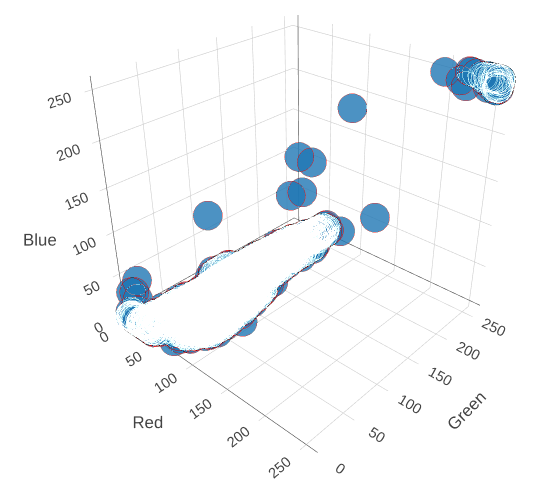
#> input picture archive/3d_map.png, 1100 x 996 px, given as the content of the folder Images/test, which was not available (shown at 1/2 size)
$ jupyter execute --allow-errors 'Resolution Expirement.ipynb'   (older library calls are emulated)   (text cells are left out)
#> lines starting #> are read from the running program, lines starting #| are printed output that depends on the picture; pictures that were not available may be replaced by others from this repository, and a replacement may not be noted
### functions.py
import os, re
import numpy as np
import pandas as pd
import cv2
from PIL import Image
from sklearn.cluster import KMeans
import matplotlib.pyplot as plt
import pylab


basepath = "Images"
# basepath = "/home/khalana/GitRepos/Capstone_local/Images"

# [77 lines left out: functions get_data_from_filenames, load_images, polar_coord, cartesian_coord, not called in this run]


def threshold_image(img,threshold_val=50):
    """
    only keeps pixel values over "threshold_val". This helps tremendously in finding the wrinkles, and allows us to choose smaller n_cluster
    """
    timg = np.asarray(img)
    thresh = timg > threshold_val
    out = thresh * timg
    img = Image.fromarray(out)
    return img


## Newest version of get_classes function. This function takes as input an image, computes kmeans and outputs the labels and the image 'colored' by the classes.
def get_classes(img, resize=128, n_clusters=6, movie=False,threshold_val=100):

    """
    img: initial image

    returns: the labels of the pixels and the image colored by the classes
    """
    # convert into image if is array
    try:
        img = Image.fromarray(img, 'RGB')
    except:
        pass

    # keeps pixels above threshold
    img = threshold_image(img, threshold_val)

    # Resize
    if not movie:
        size=(resize, resize)
        img_resize       = img.resize(size, Image.ANTIALIAS)#resize
        img_array_resize = np.asarray(img_resize)
    else:
        reduce_factor    = 4
        size             = tuple(np.divide(img.shape[:2], reduce_factor).astype(int)) + (3,)
        img_array_resize = np.resize(img, size)


    # Reshape
    w,h,d = tuple(img_array_resize.shape)
    X     = np.reshape(img_array_resize, (w*h,d))

    # [17 lines of commented-out code are left out]
    y_axis = np.array([])
    for i in np.arange(resize):
        y_axis = np.append(y_axis, np.arange(resize))

    y_axis          = np.reshape(y_axis, (resize**2, 1))
    x_axis          = np.reshape(np.repeat(np.arange(resize), resize), (resize**2, 1))
    radial_distance = np.sqrt(np.abs(x_axis - (resize / 2))**2 + np.abs(y_axis - (resize / 2))**2)
    X               = np.append(X, radial_distance, axis=1)

    # Remove blue and green
#     X = X[:,[0, 3, 4, 5]]
#     X = X[:,3:]


    # Fit model
#     km    = KMeans(n_clusters=n_clusters, random_state=0).fit(X)
#     km = AgglomerativeClustering(n_clusters=n_clusters).fit(X)

    # Determine labels and classes
    img_array = np.asarray(img)
    w,h,d     = tuple(img_array.shape)
    labels    = [((X[:,0] > 100) * 1) & np.abs((1 - (X[:,1] / X[:,2])) < 0.75)
                & (X[:,1] < 80) & (X[:,2] < 80) & ((X[:,0]/ (X[:,1] + X[:,2])) > 1.0)] #km.labels_ #km.predict(np.reshape(img_array, (w*h, d)))el
    classes   = np.reshape(labels, size)
    classes   = np.multiply(classes, 255.0 / np.max(classes)) # Normalize

    return(labels,classes)


# This function is depracated and should not be used.
# [52 lines left out: function get_classes_old, not called in this run]


# This function takes an image as input and outputs the image 'colored' by the wrinkle class.
def get_wrinkle_class(img, resize=128,n_clusters=6, threshold_val=100):
	labels    = get_classes(img, resize=resize, n_clusters=n_clusters, movie=False, threshold_val=threshold_val)[0]
	img_array = np.asarray(img)
	img_array = img_array[:,:,:3]
	w,h,d     = tuple(img_array.shape)
	X         = np.reshape(img_array, (w*h,d))
	df        = pd.DataFrame(X, columns=['red', 'green', 'blue'])
	df_mean   = df.astype('int').groupby(labels).mean()

	# Find most red class
# 	df_mean['red_diff'] = (np.divide(df_mean['red'], df_mean['green']) +
# 	                       np.divide(df_mean['red'], df_mean['blue'])) / 2.0
	df_mean['red_diff'] = df_mean['red'] - df_mean['green'] - df_mean['blue']
	wrinkle_id     = np.argmax(df_mean['red_diff'])

# 	df_mean['most_red'] = (np.abs(df_mean['red'] - 90) +  np.abs(df_mean['red'] - 50) + np.abs(df_mean['blue'] - 50))
# 	wrinkle_id          = np.argmin(df_mean['most_red'])
	wrinkle_labels      = [1 if i == wrinkle_id else 0 for i in labels]

	# Plot
	wrinkle_classes     = np.reshape(wrinkle_labels, img_array.shape[:2])
	wrinkle_classes     = np.multiply(wrinkle_classes, 255.0/np.max(wrinkle_classes))

	return(wrinkle_labels,wrinkle_classes)


# [32 lines left out: functions detect_lines, plot_wrinkle_class, not called in this run]


def perc_wrinkled(img):
    wrinkle_labels,wrinkle_classes=get_wrinkle_class(img)
    return round(100*sum(np.array(wrinkle_labels)==1)/len(wrinkle_labels),2)


# [27 lines left out: function detect_lines_cy, not called in this run]

### archive/Resolution Expirement.ipynb
[cell 1]
# Additional python packages
import os, urllib, io, math
import numpy as np
import pandas as pd
import matplotlib.pyplot as plt
import matplotlib.image as mpimg
from PIL import Image
import cv2
from plotly.offline import download_plotlyjs, init_notebook_mode, plot, iplot
import plotly.graph_objs as go
from sklearn.cluster import KMeans, AgglomerativeClustering, DBSCAN, SpectralClustering
#> (the rest of this cell did not finish here and is left out)

[cell 2]
def load_images(file_list_or_directory,size=(1000,1000)):
    """
    file_list_or_directory:: (string, list, pd.core.series)::
                            you can give a list of full filepaths (using 'filepath' column from get data function dataframe)
                            OR a string to specify diectory
    returns: array of image arrays
    """
#> called with file_list_or_directory = 'Images/test', size = (1000, 1000)
    images = []

    if type(file_list_or_directory) == str:
        for root, dirs, files in os.walk(file_list_or_directory, topdown=True):
            for name in files:
                mypath = os.path.join(root,name)
                img = Image.open(mypath)
#> img is the input picture: PIL image 1100x996 RGB; mean R, G, B 246.7, 248.6, 250.2
                img = img.resize(size)
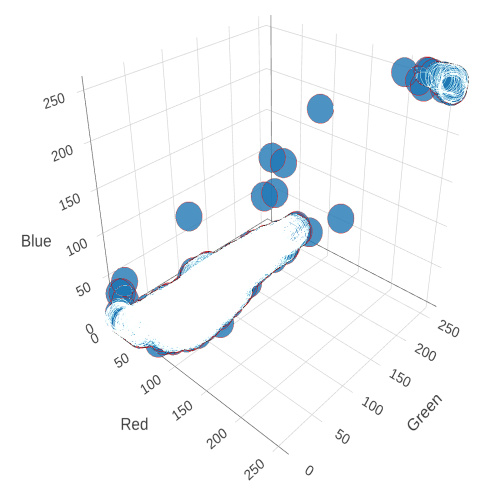
#> img: PIL image 1000x1000 RGB (shown at 1/2 size); mean R, G, B 246.6, 248.5, 250.1
#                 arr = np.array(img).astype('uint8')
                images.append(img)
    else:
        for file in file_list_or_directory:
            img = Image.open(file)
            img = img.resize(size)
#             arr = np.array(img).astype('uint8')
            images.append(img)
    return images

def get_data_from_filenames(basepath):
    """
    uses file structure and filename to extract relevant information.
    basepath:: the relative directory to scan for images. basepath must contain a (sub-)directory called 'Images'
    returns: dataframe containing information from filenames
    """
    full_data = []
    for root, dirs, files in os.walk(basepath, topdown=True):
        for name in files:
            data = name.split(".")[0]
            data = data.split("_")
            method = root.split("/")[root.split("/").index("Images") + 1]
            data.insert(0,method)            #add method from directory name to data
            if method == 'Scanner':
                if len(data) < 5:            # make all data consistent length
                    data.append("-")
                if data[4].isdigit():
                    data.insert(4,"-")       # some filenames include background color (W or B). This accounts for missing values.
                if len(data) == 5:
                    data.append('0')         # some filepaths have "_1" or "_2" at the end. This adds "0" for missing values.
            data[3] = int(data[3][1])

            if method == 'Keyence':          # images in Keyence directory had simpler format. Adding NAs for data consistency,
                data.append("NA")
                data.append("NA")

            data.append(os.path.join(root,name))
            full_data.append(data)
    return pd.DataFrame(full_data,columns=['method','genotype','resolution','day','background_color','img_num??','filepath'])

[cell 3]
images = load_images('Images/test')
#> images = 1 item
#> (the rest of this cell did not finish here and is left out)


[cell 4]
f_images = []
#> (the rest of this cell did not finish here and is left out)

[cell 5]
predictions = []
for img in f_images:
    if count_spokes(img) > 0:
        predictions.append('phz')
    else:
        predictions.append('WT')
#> after the loop, predictions = []


$ run again, on archive/wrinkle_class_multiple_old.png
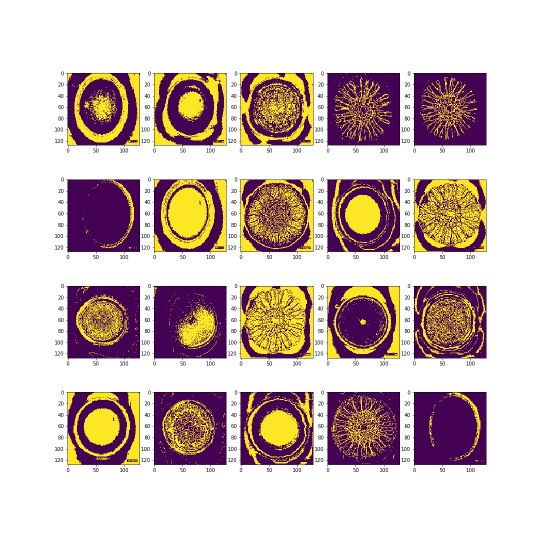
#> input picture archive/wrinkle_class_multiple_old.png, 1080 x 1080 px, given as the content of the folder Images/test, which was not available (shown at 1/2 size)
#> in load_images, img is the input picture: PIL image 1080x1080 RGBA; mean R, G, B, A 207.2, 188.9, 185.4, 255
#> in load_images, `img = img.resize(size)`:
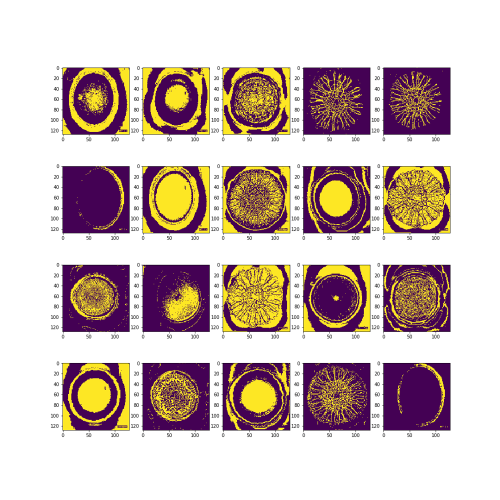
#> img: PIL image 1000x1000 RGBA (shown at 1/2 size); mean R, G, B, A 206.8, 189.2, 185.2, 255
#> images = 1 item
#> after the loop `for img in f_images:`: predictions = []

$ run again, on archive/wrinkle_over_time.png
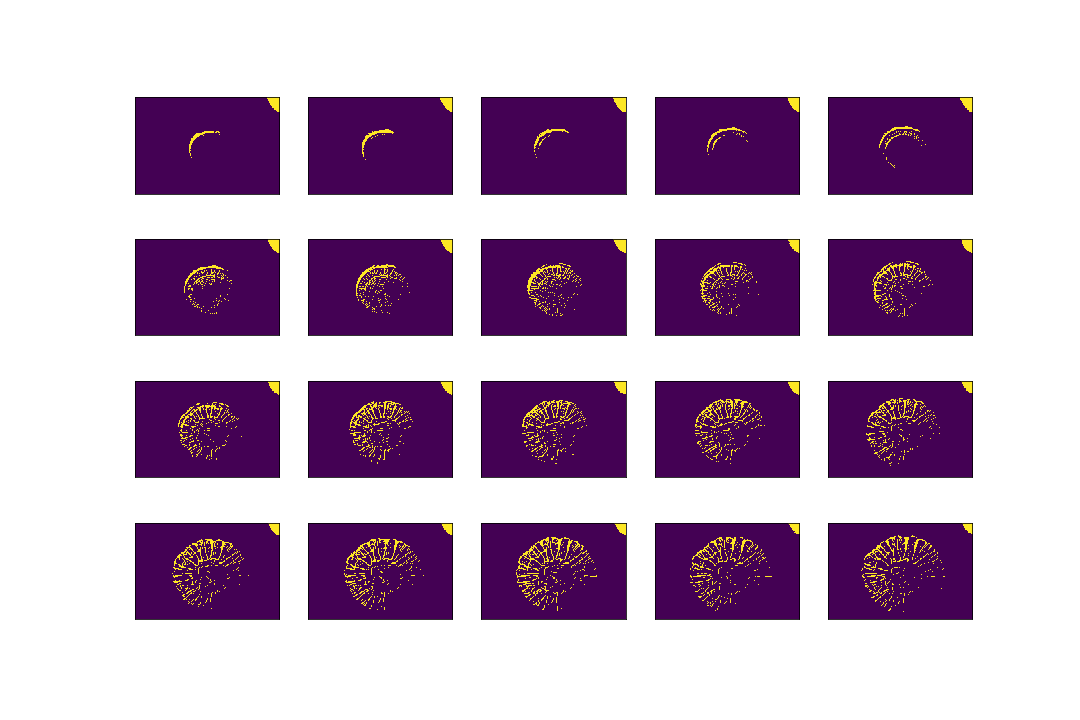
#> input picture archive/wrinkle_over_time.png, 1080 x 720 px, given as the content of the folder Images/test, which was not available
#> in load_images, img is the input picture: PIL image 1080x720 RGBA; mean R, G, B, A 189.3, 166.4, 191.5, 255
#> in load_images, `img = img.resize(size)`:
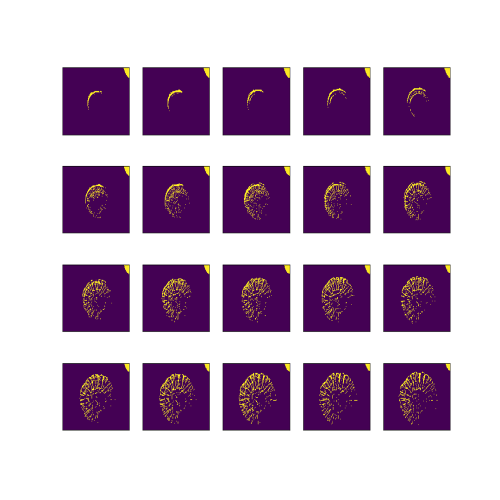
#> img: PIL image 1000x1000 RGBA (shown at 1/2 size); mean R, G, B, A 189.2, 166.5, 191.4, 255
#> images = 1 item
#> after the loop `for img in f_images:`: predictions = []

$ run again, on archive/wrinkled_area_over_time.png
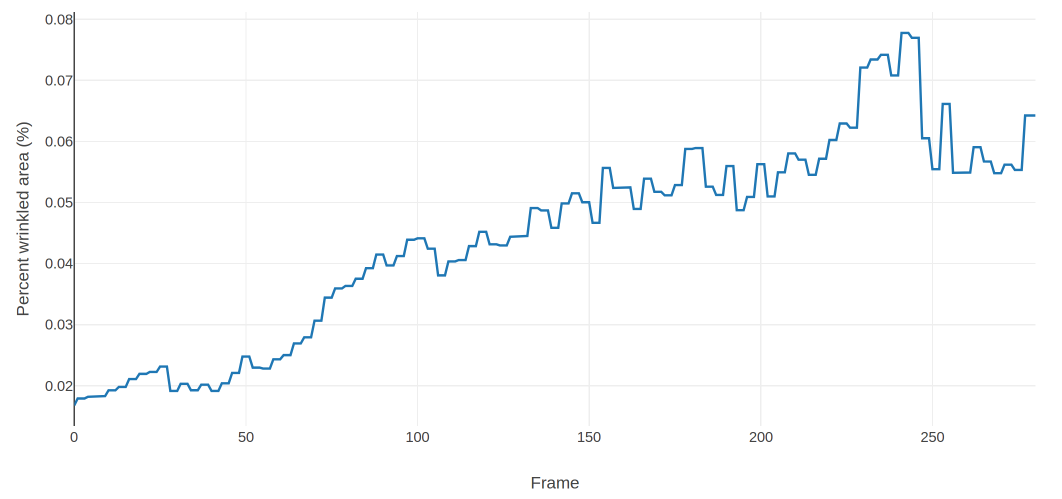
#> input picture archive/wrinkled_area_over_time.png, 2124 x 998 px, given as the content of the folder Images/test, which was not available (shown at 1/2 size)
#> in load_images, img is the input picture: PIL image 2124x998 RGB; mean R, G, B 251.5, 252.4, 253
#> in load_images, `img = img.resize(size)`:
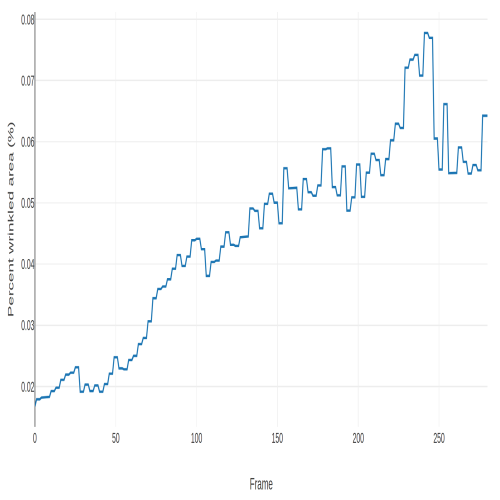
#> img: PIL image 1000x1000 RGB (shown at 1/2 size); mean R, G, B 251.4, 252.3, 252.9
#> images = 1 item
#> after the loop `for img in f_images:`: predictions = []
